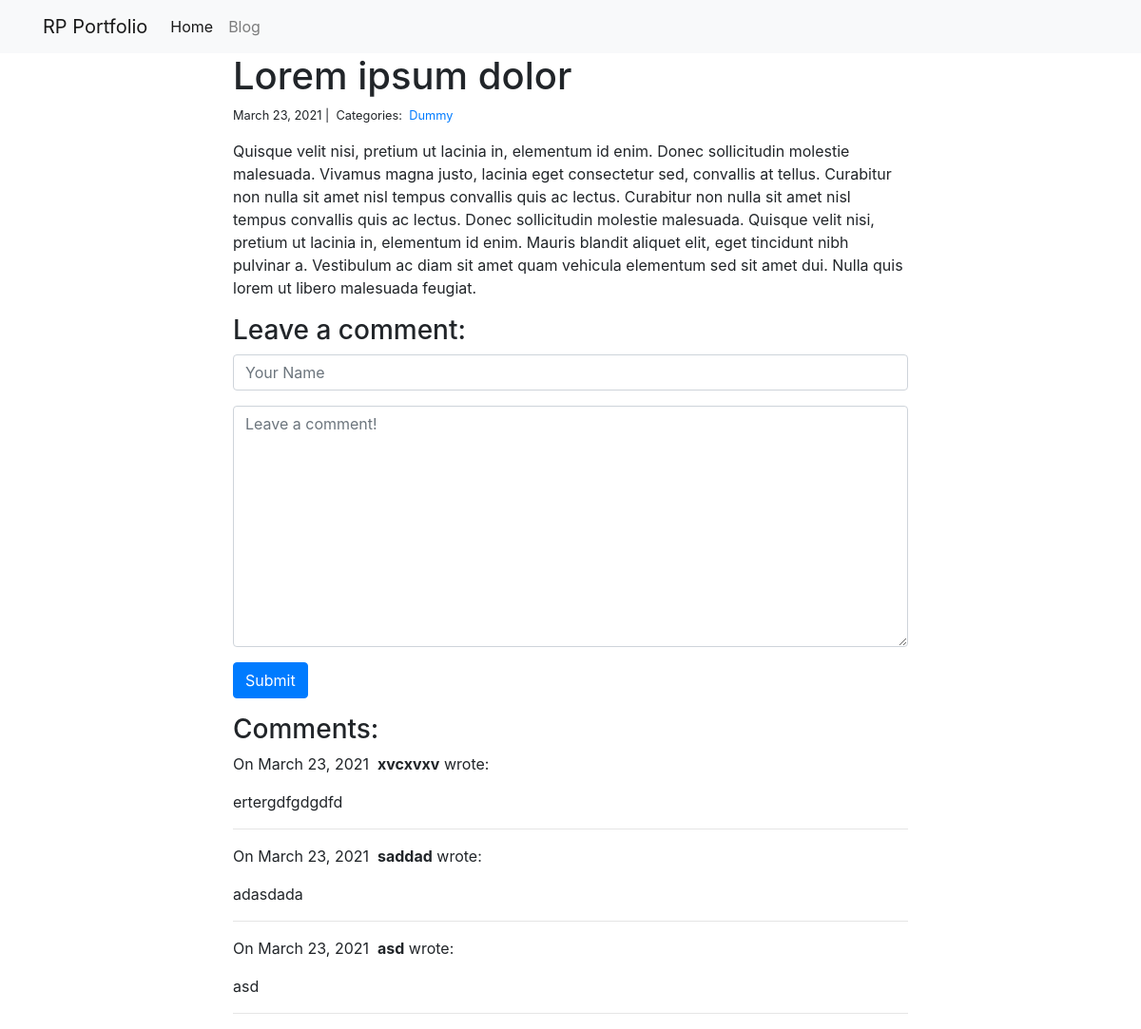
Page /blog/1/ on the committed database.
### blog/models.py (models this page shows)
class Post(models.Model):
    title = models.CharField(max_length=255)
    body = models.TextField()
    created_on = models.DateTimeField(auto_now_add=True)
    last_modified = models.DateTimeField(auto_now=True)
    categories = models.ManyToManyField('Category', related_name='posts')

class Category(models.Model):
    name = models.CharField(max_length=20)

class Comment(models.Model):
    author = models.CharField(max_length=60)
    body = models.TextField()
    created_on = models.DateTimeField(auto_now_add=True)
    post = models.ForeignKey('Post', on_delete=models.CASCADE)

### blog/views.py (the view, shortened to what this page needs)
# urls.py: path("<int:pk>/", views.blog_detail, name="blog_detail"),
def blog_detail(request, pk):
    post = Post.objects.get(pk=pk)
    form = CommentForm()
    comments = Comment.objects.filter(post=post).order_by('-created_on')
    context = {
        "post": post,
        "comments": comments,
        "form": form
    }
    return render(request, "blog_detail.html", context)

### blog/forms.py
class CommentForm(forms.Form):
    author = forms.CharField(max_length=60, widget=forms.TextInput(attrs={'class': 'form-control', 'placeholder': 'Your Name'}))
    body = forms.CharField(widget=forms.Textarea(attrs={'class': 'form-control', 'placeholder': 'Leave a comment!'}))

### blog/templates/blog_detail.html (shortened to what this page needs)
{% extends "base.html" %}
{% block page_content %}
<div class="col-md-8 offset-md-2">
    <h1>{{ post.title }}</h1>
    <small>
        {{ post.created_on.date }} |&nbsp;
        Categories:&nbsp;
        {% for category in post.categories.all %}
        <a href="{% url 'blog_category' category.name %}">
            {{ category.name }}
        </a>&nbsp;
        {% endfor %}
    </small>
    <p>{{ post.body | linebreaks }}</p>
    <h3>Leave a comment:</h3>
    <form action="/blog/{{ post.pk }}/" method="post">
        <div class="form-group">
            {{ form.author }}
        </div>
        <div class="form-group">
            {{ form.body }}
        </div>
        <button type="submit" class="btn btn-primary">Submit</button>
    </form>
    <h3>Comments:</h3>
    {% for comment in comments %}
    <p>
        On {{comment.created_on.date }}&nbsp;
        <b>{{ comment.author }}</b> wrote:
    </p>
    <p>{{ comment.body }}</p>
    <hr>
    {% endfor %}
</div>
{% endblock %}

### rows in the picture
Post: title "Lorem ipsum dolor", created_on "March 23, 2021", body "Quisque velit nisi, pretium ut lacinia in, elementum id enim. Donec sollicitudin molestie malesuada. Vivamus magna justo, lacinia eget consectetur sed, convallis at tellus. Curabitur non nulla sit amet nisl tempus convallis quis ac lectus. Curabitur non nulla sit amet nisl tempus convallis quis ac lectus. Donec sollicitudin molestie malesuada. Quisque velit nisi, pretium ut lacinia in, elementum id enim. Mauris blandit aliquet elit, eget tincidunt nibh pulvinar a. Vestibulum ac diam sit amet quam vehicula elementum sed sit amet dui. Nulla quis lorem ut libero malesuada feugiat."
Category: name "Dummy"
Comment: created_on "March 23, 2021", author "xvcxvxv", body "ertergdfgdgdfd"
Comment: created_on "March 23, 2021", author "saddad", body "adasdada"
Comment: created_on "March 23, 2021", author "asd", body "asd"
